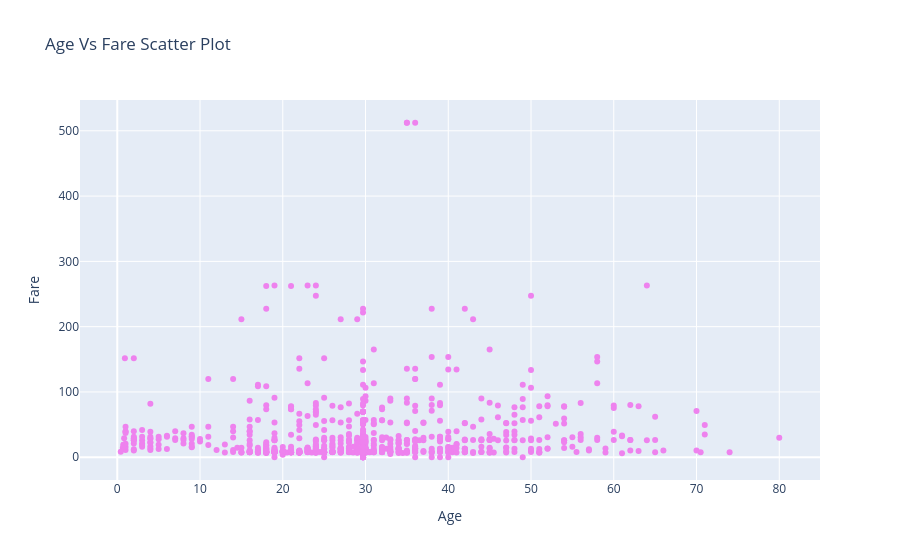

Notebook code cell kept with this figure:
### Code cell
#Scatter Plot representation ---> Age vs Fare
trace = go.Scatter(x=data['Age'],y=data['Fare'],
                   mode='markers',
                   marker={'color':'violet'})
#defining layout
layout = go.Layout(title='Age Vs Fare Scatter Plot',
                   xaxis={'title':'Age'},
                   yaxis={'title':'Fare'},
                   )
fig = go.Figure(data=trace,layout=layout)
fig.show()

### Figure 1 — Plotly figure (JSON) as saved in the notebook; plotly's stock layout.template omitted (floating-point values rounded to 4 significant figures; data arrays with more than 128 entries replaced by an {"elided": "..."} marker saying what was removed)
{"data": [{"marker": {"color": "violet"}, "mode": "markers", "type": "scatter", "x": {"elided": "891 float values"}, "y": {"elided": "891 float values"}}], "layout": {"title": {"text": "Age Vs Fare Scatter Plot"}, "xaxis": {"title": {"text": "Age"}}, "yaxis": {"title": {"text": "Fare"}}}}
